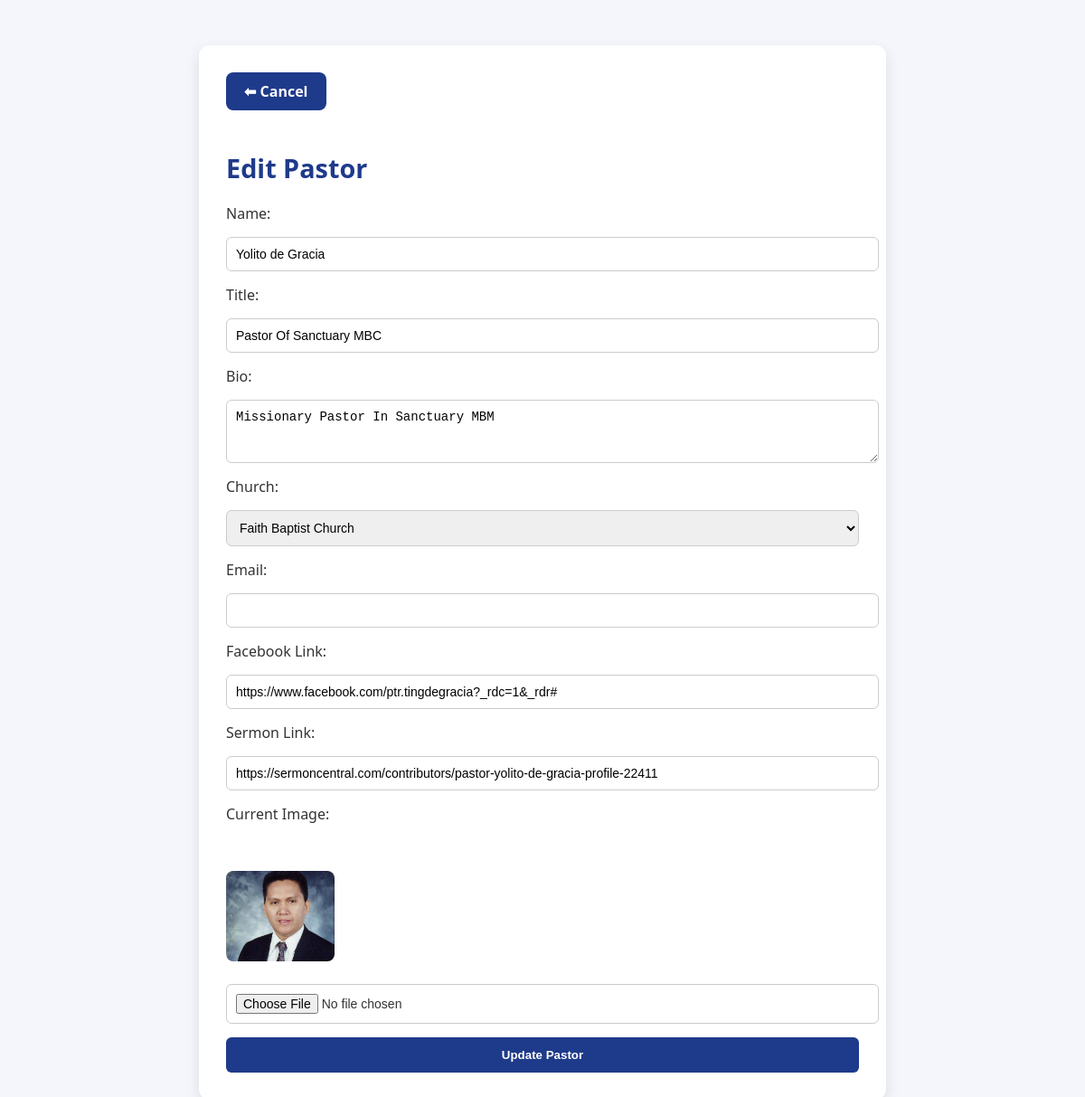
The page /admin/edit_pastor.php?id=2 (signed in) on the database its author committed.
### tables this page shows
CREATE TABLE `pastors` (
  `id` int(11) NOT NULL,
  `name` varchar(255) NOT NULL,
  `title` varchar(255) NOT NULL,
  `bio` text DEFAULT NULL,
  `image` varchar(255) DEFAULT NULL,
  `sermon` varchar(255) DEFAULT NULL,
  `email` varchar(255) DEFAULT NULL,
  `facebook` varchar(255) DEFAULT NULL,
  `church_id` int(11) DEFAULT NULL,
  `sermon_link` varchar(255) DEFAULT NULL
);

### admin/edit_pastor.php (the view, shortened to what this page needs)
<?php
include '../config.php';
$id = isset($_GET['id']) ? intval($_GET['id']) : 0;
$stmt = $mysqli->prepare("SELECT * FROM pastors WHERE id=?");
$stmt->bind_param("i", $id);
$stmt->execute();
$res = $stmt->get_result();
$pastor = $res->fetch_assoc();
?>
<!DOCTYPE html>
<html lang="en">
<head>
<link rel="stylesheet" href="../css/style.css">
</head>
<body>
<div class="edit-container">
    <a href="admin_pastors.php" class="back-btn">⬅ Cancel</a>
    <h2>Edit Pastor</h2>
    <form method="POST" enctype="multipart/form-data">
        <label>Name:</label>
        <input type="text" name="name" value="<?php echo htmlspecialchars($pastor['name']); ?>" required>
        <label>Title:</label>
        <input type="text" name="title" value="<?php echo htmlspecialchars($pastor['title']); ?>">
        <label>Bio:</label>
        <textarea name="bio" rows="3"><?php echo htmlspecialchars($pastor['bio']); ?></textarea>
        <label>Church:</label>
        <select name="church_id" required>
            <?php
            $res = $mysqli->query("SELECT id, name FROM churches ORDER BY name ASC");
            while($ch = $res->fetch_assoc()){
                $selected = ($ch['id'] == $pastor['church_id']) ? 'selected' : '';
                echo "<option value='{$ch['id']}' $selected>{$ch['name']}</option>";
            }
            ?>
        </select>
        <label>Email:</label>
        <input type="email" name="email" value="<?php echo htmlspecialchars($pastor['email']); ?>">
        <label>Facebook Link:</label>
        <input type="url" name="facebook" value="<?php echo htmlspecialchars($pastor['facebook']); ?>">
        <label>Sermon Link:</label>
        <input type="url" name="sermon_link" value="<?php echo htmlspecialchars($pastor['sermon_link']); ?>" placeholder="https://">
        <label>Current Image:</label><br>
        <?php if(!empty($pastor['image'])): ?>
            <img src="../<?php echo $pastor['image']; ?>" class="preview">
        <?php else: ?>
            <p>No Image</p>
        <?php endif; ?>
        <input type="file" name="image" accept="image/*">
        <button type="submit" name="update">Update Pastor</button>
    </form>
</div>
</body>
</html>

### admin/style.css (style rules this page uses)
body { margin: 0; font-family: 'Segoe UI', sans-serif; background: #f5f6fa; color: #333; }
.back-btn { background-color: #1e3a8a; color: white; padding: 10px 18px; border-radius: 6px; text-decoration: none; font-weight: bold; display: inline-block; transition: background 0.3s, transform 0.2s; }

### admin/edit_pastor.php (style rules this page uses)
body { font-family: 'Segoe UI', sans-serif; background: #f4f6fb; margin: 0; padding: 20px; }
.edit-container { max-width: 700px; margin: 30px auto; background: #fff; padding: 30px; border-radius: 12px; box-shadow: 0 6px 16px rgba(0,0,0,0.1); }
.edit-container h2 { color: #1e3a8a; margin-bottom: 20px; font-size: 1.8rem; }
.back-btn { display: inline-block; margin-bottom: 20px; padding: 10px 20px; background: #1e3a8a; color: white; border-radius: 8px; text-decoration: none; font-weight: bold; transition: 0.3s; }
.edit-container form { display: flex; flex-direction: column; gap: 15px; }
.edit-container input, .edit-container textarea, .edit-container select { padding: 10px; border-radius: 6px; border: 1px solid #ccc; width: 100%; font-size: 14px; }
.edit-container button { background: #1e3a8a; color: white; border: none; padding: 12px; border-radius: 6px; cursor: pointer; font-weight: bold; transition: 0.3s; }
img.preview { border-radius: 8px; width: 120px; height: 100px; object-fit: cover; margin-bottom: 10px; }

### rows shown on the page
pastors: name "Yolito de Gracia", title "Pastor Of Sanctuary MBC", bio "Missionary Pastor In Sanctuary MBM", facebook "https://www.facebook.com/ptr.tingdegracia?_rdc=1&_rdr#", sermon_link "https://sermoncentral.com/contributors/pastor-yolito-de-gracia-profile-22411", image (picture)

### other values the page prints
form field church_id "Faith Baptist Church"
